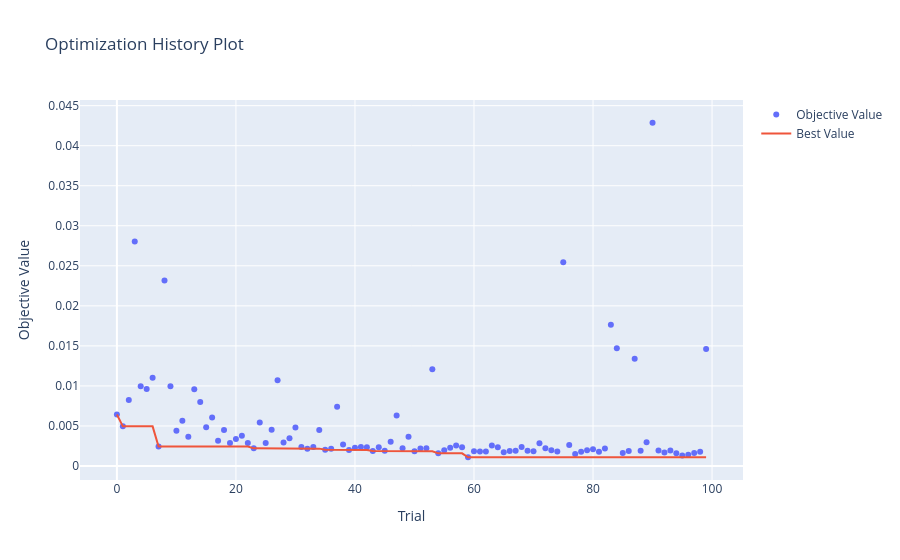

Source (notebook cell):
### Code cell
# optuna.visualization.plot_param_importances(study)
optuna.visualization.plot_optimization_history(study)
# optuna.visualization.plot_slice(study)
